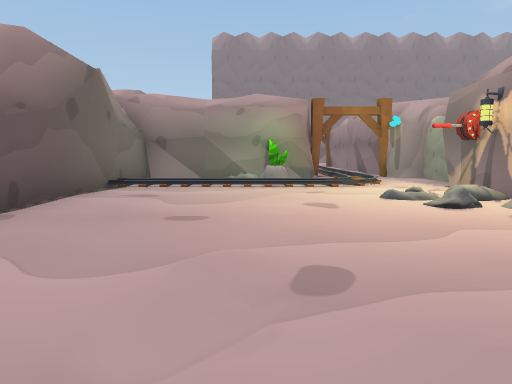
[1] (above)

22 first-person views from a walk through a scene from a Unity 3-D project. The camera is 1.2 m above the floor, tilts 6° down and sees 70° across. The floor is counted in squares, 2 m on a side. Each view is taken from the middle of a square. On the plan, view 1 faces up. The plan holds only what a view shows up to about 10 squares ahead; the rest is blank. The place goes on beyond the plan. The player character is not drawn. Some animated figures are left out.

[2]
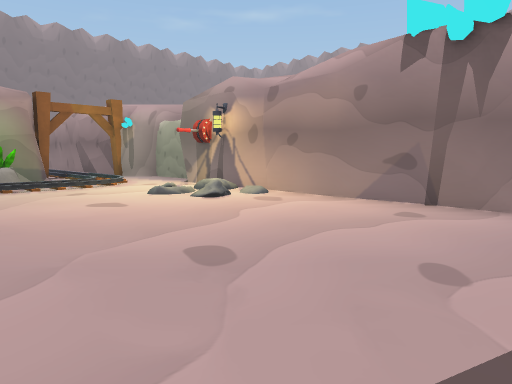

[3]
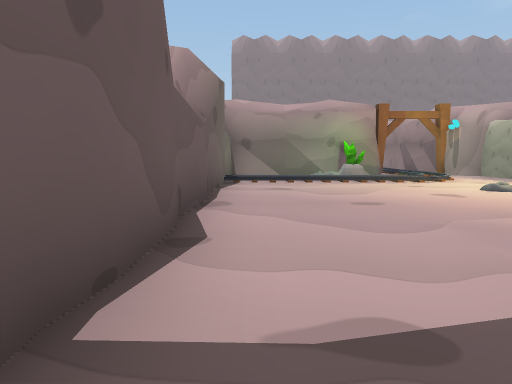

[4]
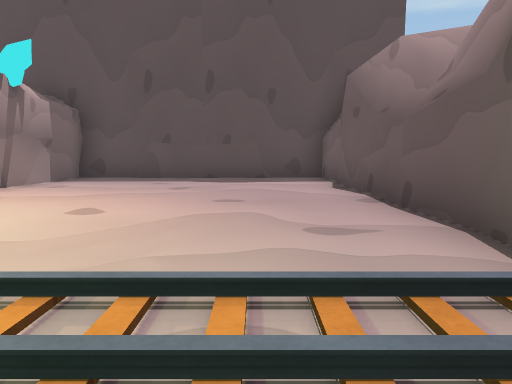

[5]
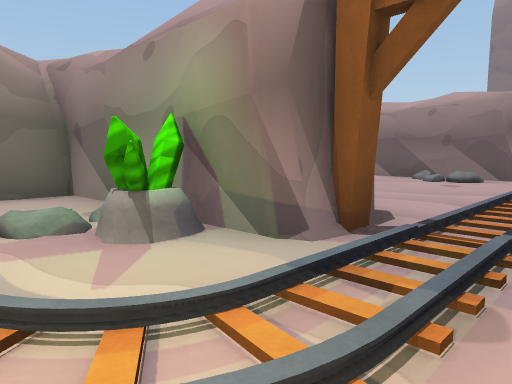

[6]
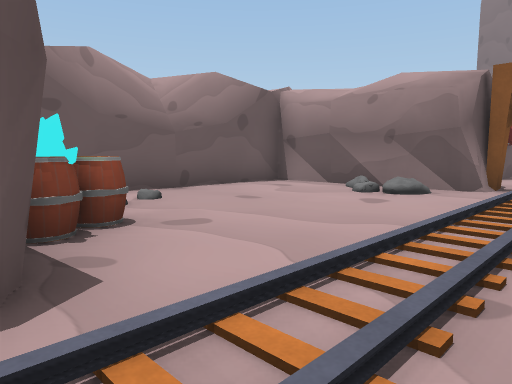

[7]
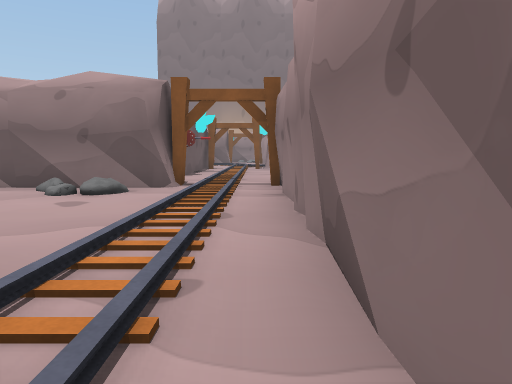

[8]
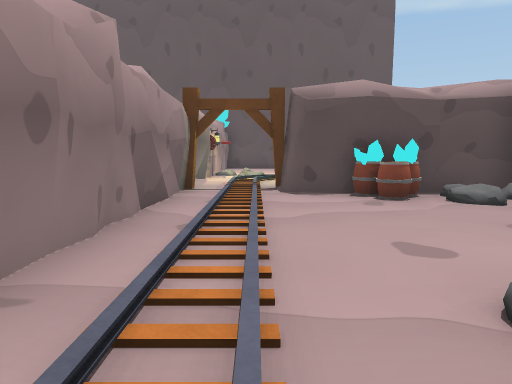

[9]
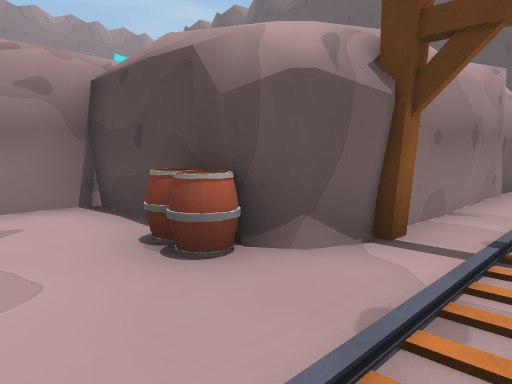

[10]
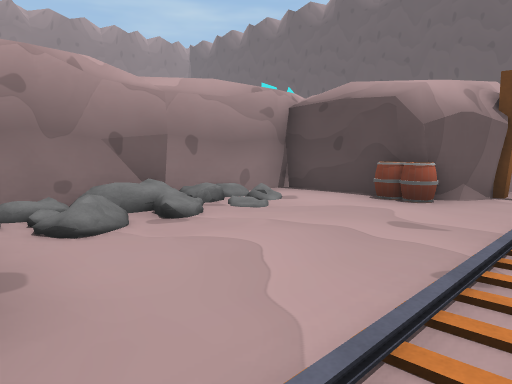

[11]
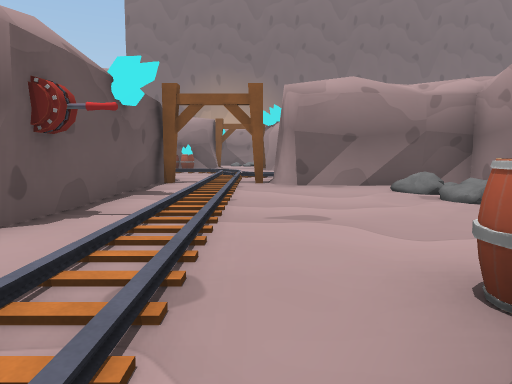

[12]
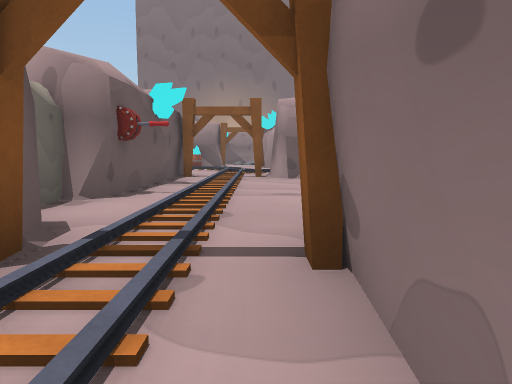

[13]
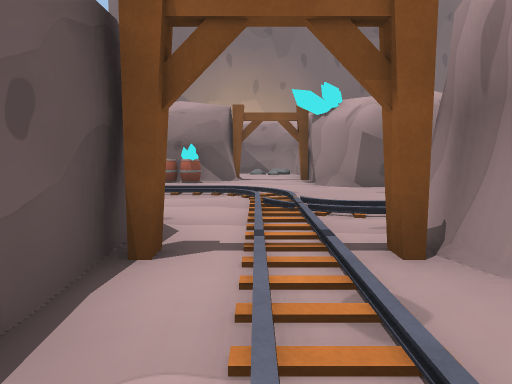

[14]
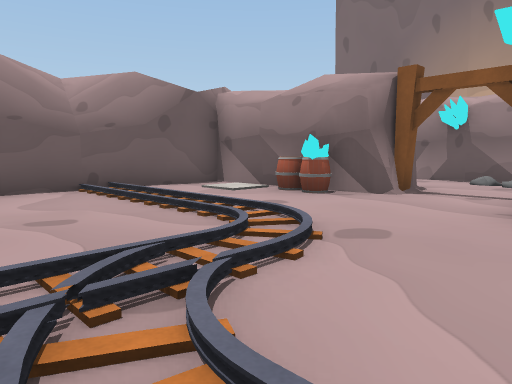

[15]
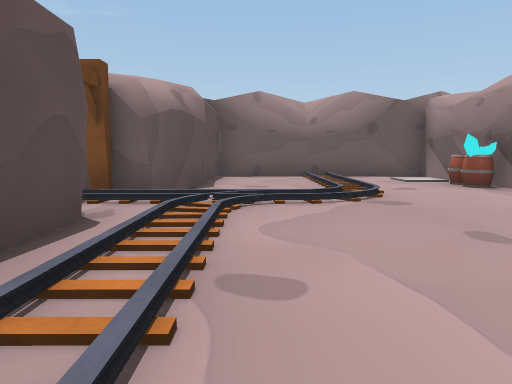

[16]
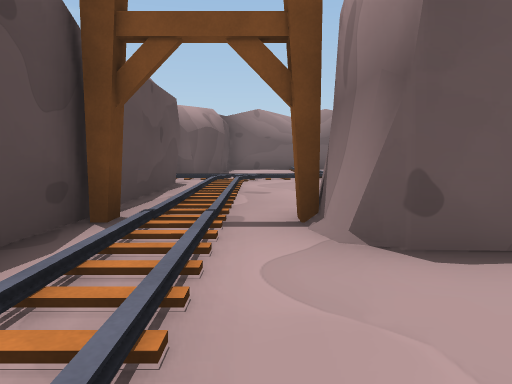

[17]
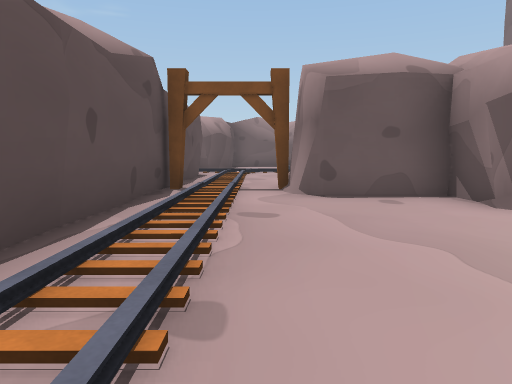

[18]
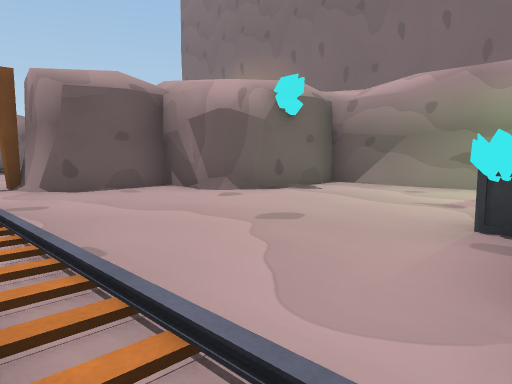

[19]
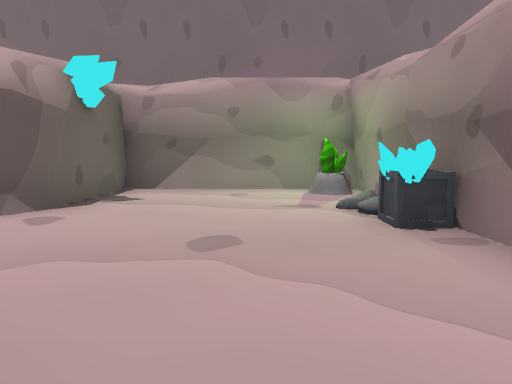

[20]
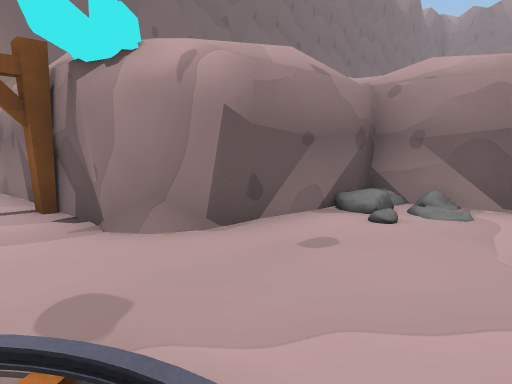

[21]
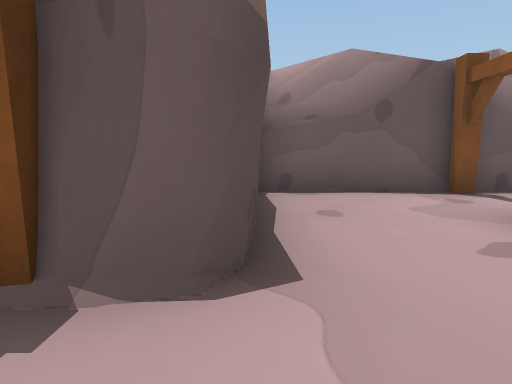

[22]
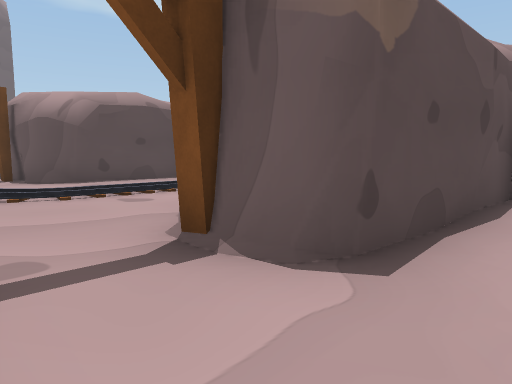

### Floor plan
Key: @ floor where view 1 was taken; # wall or solid block; . floor; / step, stairs or slope; B barrel; R rock; O other object.
Columns run from 3 left of view 1 to 15 right of it. Each row starts with its distance up from view 1.
 35 #....###
 34 #......#
 33 #####..#     ######
 32 #####..#     #...O#
 31 #..O...#     #....#
 30 #..B...#######...OR
 29 O////.....##......#
 28 #..../....##......
 27 #....//...........
 26 ####.//////////////
 25    ##/##########
 24     #/.####
 23     #/..//#
 22     #/...RR
 21     #/.../#
 20    ##/.../R
 19    #./....#
 18    ##/.BB##
 17 #####/.#
 16 #..##/.#
 15 #..../.#
 14 #..../.#
 13 #..../.#
 12 #//O./.#
 11 # OB./.#
 10 #####/.#
  9 #####/.#O
  8 #..O./.#
  7 O/////.#
  6 #......#
  5 #..../##
  4 #..../##
  3 #......#
  2 #......#
  1 #......#
  0 #..@...#
 -1 #.##...#
 -2 ########

Where each view was taken, in squares from view 1:
view 1: 0 up, 0 right, facing up
view 2: 0 up, 1 left, facing up-right
view 3: 1 down, 2 left, facing up
view 4: 8 up, 1 left, facing down
view 5: 7 up, 3 right, facing up-left
view 6: 10 up, 3 right, facing up-left
view 7: 10 up, 3 right, facing up
view 8: 17 up, 2 right, facing down
view 9: 20 up, 2 right, facing down-right
view 10: 24 up, 2 right, facing down-right
view 11: 17 up, 3 right, facing up
view 12: 15 up, 3 right, facing up
view 13: 22 up, 2 right, facing up
view 14: 26 up, 4 right, facing up-left
view 15: 27 up, 7 right, facing left
view 16: 27 up, 11 right, facing left
view 17: 27 up, 14 right, facing left
view 18: 26 up, 15 right, facing up-left
view 19: 26 up, 13 right, facing up
view 20: 27 up, 2 right, facing up-right
view 21: 33 up, 3 right, facing left
view 22: 34 up, 3 right, facing down-left
